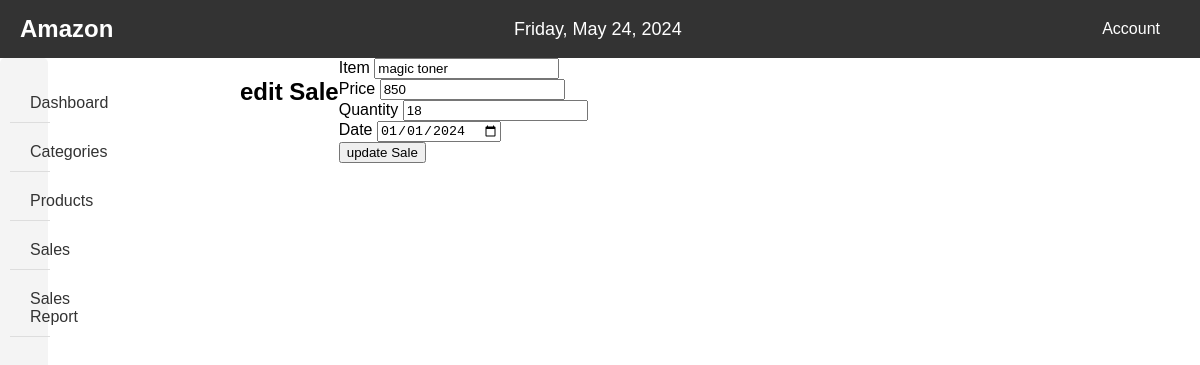
Page /edit_sale/1 on the committed database.
### app.py (models this page shows, shortened)
class Sale(db.Model):
    id = db.Column(db.Integer, primary_key=True)
    item = db.Column(db.String(100), nullable=False)
    price = db.Column(db.Float, nullable=False)
    quantity = db.Column(db.Integer, nullable=False)
    total = db.Column(db.Float, nullable=False)
    date = db.Column(db.Date, nullable=False)
    product_id = db.Column(db.Integer, db.ForeignKey('product.id'))  # Add a foreign key to the Product model
    product = db.relationship('Product', backref=db.backref('sales', lazy=True))  # Establish a one-to-many relationship

### app.py (the view)
@app.route('/edit_sale/<int:id>', methods=['GET', 'POST'])
def edit_sale(id):
    sale = Sale.query.get_or_404(id)
    form = SaleForm(obj=sale)
    if form.validate_on_submit():
        form.populate_obj(sale)  # Populate the sale object with form data
        sale.total = sale.price * sale.quantity
        db.session.commit()
        flash("Sale record updated successfully", "success")
        return redirect(url_for('view_sales'))
    return render_template('edit_sale.html', form=form)

### app.py
class SaleForm(FlaskForm):
    item = StringField('Item', validators=[DataRequired()])
    price = IntegerField('Price', validators=[DataRequired()])
    quantity = IntegerField('Quantity', validators=[DataRequired()])
    total = DecimalField('Total', validators=[DataRequired()], render_kw={'readonly': True})
    date = DateField('Date', validators=[DataRequired()])
    submit = SubmitField('Add Sale')

### templates/edit_sale.html (shortened to what this page needs)
<!DOCTYPE html>
<html lang="en">
<head>
    <link rel="stylesheet" href="../static/css/edit_sales.css">
</head>
<body>
    <header>
        <div class="header-left">
            <div class="logo">
                <h1>Amazon</h1>
            </div>
        </div>
        <div class="header-middle">
            <div class="date">
            </div>
        </div>
        <div class="header-right">
            <div class="dropdown">
                <button class="dropbtn">Account</button>
            </div>
        </div>
    </header>
    <main>
        <div class="sections-container">
            <aside>
                <nav class="section1">
                    <ul>
                        <li><a href="{{ url_for('admin_dashboard') }}">Dashboard</a></li>
                        <li class="dropdown" id="categoriesDropdown">
                            <a href="#">Categories</a>
                        </li>
                        <li class="dropdown">
                            <a href="#">Products</a>
                        </li>
                        <li class="dropdown">
                            <a href="#">Sales</a>
                        </li>
                        <li class="dropdown">
                            <a href="#">Sales Report</a>
                        </li>
                    </ul>
                </nav>
            </aside>
            <h2>edit Sale</h2>
            <form method="POST" id="saleForm">
                <div class="form-group">
                    {{ form.item.label }}
                    {{ form.item(class="form-control") }}
                </div>
                <div class="form-group">
                    {{ form.price.label }}
                    {{ form.price(class="form-control", id="price") }}
                </div>
                <div class="form-group">
                    {{ form.quantity.label }}
                    {{ form.quantity(class="form-control", id="quantity") }}
                </div>
                <div class="form-group">
                    {{ form.date.label }}
                    {{ form.date(class="form-control") }}
                </div>
                <button type="submit" class="btn btn-primary">update Sale</button>
            </form>
        </div>
    </main>
</body>
</html>

### static/css/edit_sales.css (style rules this page uses)
body { font-family: Arial, sans-serif; margin: 0; padding: 0; }
header { background-color: #333; color: #fff; padding: 10px 20px; display: flex; justify-content: space-between; align-items: center; }
.logo h1 { margin: 0; padding: 0; font-size: 24px; }
.header-middle { flex-grow: 1; text-align: center; }
.date { margin: 0; padding: 0; font-size: 18px; }
.dropdown { position: relative; display: inline-block; }
.dropbtn { background-color: #333; color: white; padding: 10px 20px; font-size: 16px; border: none; cursor: pointer; }
nav { background-color: #f4f4f4; padding: 10px; border-radius: 5px; width: calc(20% - 20px); min-height: 100vh; margin-right: 20px; }
nav ul { list-style-type: none; padding: 0; display: flex; flex-direction: column; }
nav ul li { margin-bottom: 10px; padding: 10px 20px; border-bottom: 1px solid #ddd; }
nav ul li a { text-decoration: none; color: #333; }
.sections-container { display: flex; }
aside { width: 20%; }

### rows in the picture
Sale: item "magic toner", price "850", quantity "18", date "01/01/2024"
